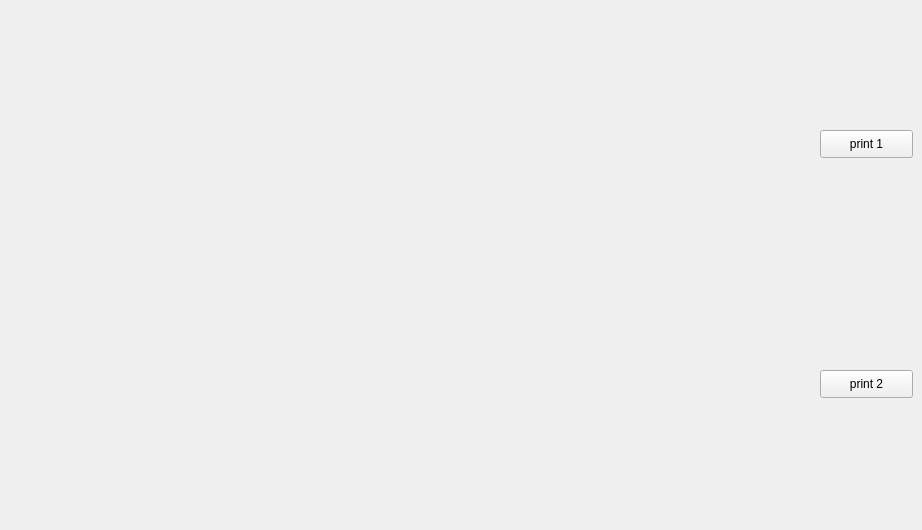
      <widget class="QWidget" name="page_26">
       <widget class="QPushButton" name="pushButton_4">
        <property name="geometry">
         <rect>
          <x>820</x>
          <y>130</y>
          <width>93</width>
          <height>28</height>
         </rect>
        </property>
        <property name="text">
         <string>print 1</string>
        </property>
       </widget>
       <widget class="QLabel" name="label_148">
        <property name="geometry">
         <rect>
          <x>350</x>
          <y>20</y>
          <width>331</width>
          <height>221</height>
         </rect>
        </property>
        <property name="text">
         <string/>
        </property>
        <property name="pixmap">
         <pixmap resource="photos.qrc">:/243530218_1310825109377240_1931357582866907769_n.ico</pixmap>
        </property>
       </widget>
       <widget class="QPushButton" name="pb_print2_3">
        <property name="geometry">
         <rect>
          <x>820</x>
          <y>370</y>
          <width>93</width>
          <height>28</height>
         </rect>
        </property>
        <property name="text">
         <string>print 2</string>
        </property>
       </widget>
       <widget class="QLabel" name="label_149">
        <property name="geometry">
         <rect>
          <x>380</x>
          <y>280</y>
          <width>271</width>
          <height>241</height>
         </rect>
        </property>
        <property name="text">
         <string/>
        </property>
        <property name="pixmap">
         <pixmap resource="photos.qrc">:/5.jpg</pixmap>
        </property>
       </widget>
      </widget>
